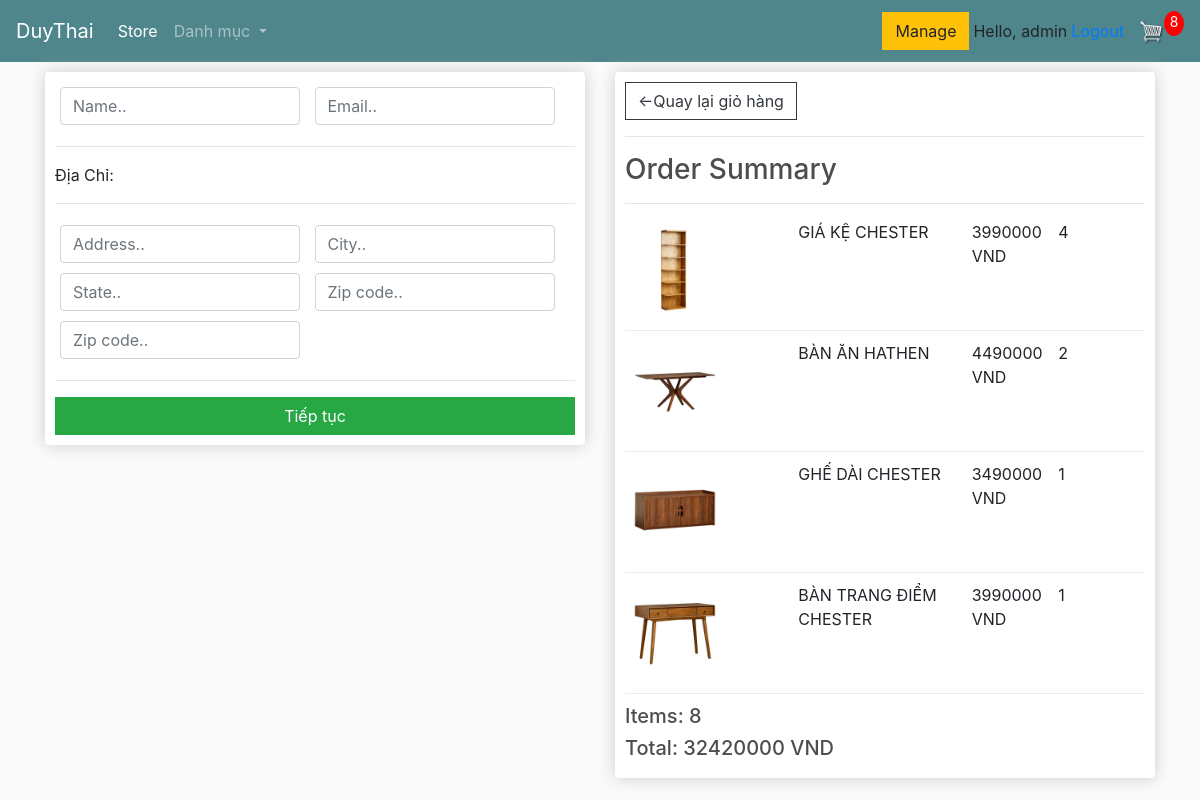
Screenshot of /checkout/ (signed in) with the database file from the repository.
### order/models.py (models this page shows, shortened)
class OrderItem(models.Model):
    product = models.ForeignKey(Product, on_delete=models.SET_NULL,blank=True, null=True)
    order = models.ForeignKey(Order, on_delete=models.SET_NULL,blank=True, null=True)
    quantity = models.IntegerField(default=0, null=True, blank=True)
    date_add = models.DateTimeField(auto_now_add=True)
    @property
    def get_total(self):
        total = self.product.price * self.quantity
        return total

class Order(models.Model):
    customer = models.ForeignKey(Customer, on_delete=models.SET_NULL, blank=True, null=True)
    date_ordered = models.DateTimeField(auto_now_add=True)
    complete = models.BooleanField(default=True, null=True, blank=False)
    transaction_id = models.CharField(max_length=100, null=True)
    @property
    def get_cart_total(self):
        orderitems = self.orderitem_set.all()
        total = sum([item.get_total for item in orderitems])
        return total
    @property
    def get_cart_items(self):
        orderitems = self.orderitem_set.all()
        total = sum([item.quantity for item in orderitems])
        return total
    @property
    def shipping(self):
        shipping = False
        orderitems = self.orderitem_set.all()
        for i in orderitems:
            if i.product.digital == False:
                shipping = True
        return shipping

### store/models.py (models this page shows, shortened)
class Product(models.Model):
    title = models.CharField(default='',max_length=255)
    price  = models.IntegerField(default=0)
    description = models.TextField(default='')
    digital = models.BooleanField(default=False, null=True, blank=False)
    active = models.BooleanField(default=True)
    category = models.ForeignKey(Category, on_delete=models.CASCADE)
    image = models.ImageField(null=True, blank=True)
    @property
    def imageURL(self):
        try:
            url = self.image.url
        except:
            url = ''
        return url

### checkout/views.py (the view)
# urls.py: path('checkout/',include('checkout.urls')),
def checkout(request):
    if request.user.is_authenticated:
        customer = request.user.customer
        order, created = Order.objects.get_or_create(customer=customer, complete=False)
        items = order.orderitem_set.all()
        cartItems = order.get_cart_items
    else:
        items = []
        order = {'get_cart_total': 0, 'get_cart_items': 0, 'shipping': False}
        cartItems = order['get_cart_items']
    context = {'items': items, 'order': order, 'cartItems':cartItems}
    return render(request, 'checkout/checkout.html', context)

### checkout/templates/checkout/checkout.html (shortened to what this page needs)
{% extends 'store/main.html' %}
{% load static %}
{% block content %}
    <div class="row">
        <div class="col-lg-6">
            <div class="box-element">
                <form id="form">
                    <div class="user-info">
                        <div class="form-field">
							<input required class="form-control" type="text" name="name" placeholder="Name..">
						</div>
						<div class="form-field">
							<input required class="form-control" type="email" name="email" placeholder="Email..">
						</div>
                    </div>
                    <div class="shipping-info">
                        <hr>
						<p>Địa Chỉ:</p>
						<hr>
						<div class="form-field">
							<input class="form-control" type="text" name="address" placeholder="Address..">
						</div>
						<div class="form-field">
							<input class="form-control" type="text" name="city" placeholder="City..">
						</div>
						<div class="form-field">
							<input class="form-control" type="text" name="state" placeholder="State..">
						</div>
						<div class="form-field">
							<input class="form-control" type="text" name="zipcode" placeholder="Zip code..">
						</div>
						<div class="form-field">
							<input class="form-control" type="text" name="country" placeholder="Zip code..">
						</div>
                    </div>
                    <hr>
                    <input id="form-button" class="btn btn-success btn-block" type="submit" value="Tiếp tục">
                </form>
            </div>
            <br>
        </div>
        <div class="col-lg-6">
            <div class="box-element">
                <a class="btn btn-outline-dark" href="{% url 'cart:cart' %}">&#x2190;Quay lại giỏ hàng</a>
                <hr>
                <h3>Order Summary</h3>
                <hr>
                {% for item in items %}
                <div class="cart-row">
					<div style="flex:2"><img class="row-image" src="{{ item.product.imageURL }}"></div>
					<div style="flex:2"><p>{{ item.product.title }}</p></div>
					<div style="flex:1"><p>{{ item.product.price }} VND</p></div>
					<div style="flex:1"><p>{{ item.quantity }}</p></div>
                </div>
                {% endfor %}
                <h5>Items: {{ order.get_cart_items }}</h5>
                <h5>Total: {{ order.get_cart_total }} VND</h5>
            </div>
        </div>
    </div>
{% endblock content %}

### store/templates/store/main.html (shortened to what this page needs)
{% load static %}
<!DOCTYPE html>
<html lang="en">
<head>
    <link rel="stylesheet" href="https://cdn.jsdelivr.net/npm/bootstrap@4.5.3/dist/css/bootstrap.min.css">
    <link rel="stylesheet" type="text/css" href="{% static 'css/main.css' %}" >
</head>
<body>
    <nav class="navbar navbar-expand-lg navbar-dark bg-dark">
        <a class="navbar-brand" href="{% url 'store' %}">DuyThai</a>
        <div class="collapse navbar-collapse" id="navbarSupportedContent">
          <ul class="navbar-nav mr-auto">
            <li class="nav-item active">
              <a class="nav-link" href="{% url 'store' %}">Store <span class="sr-only">(current)</span></a>
            </li>
          <li class="nav-item dropdown">
            <a class="nav-link dropdown-toggle" href="#" id="navbarDropdown" role="button" data-toggle="dropdown" aria-haspopup="true" aria-expanded="false">
                Danh mục
            </a>
          </li>
          </ul>
            <div class="form-inline my-2 my-lg-1">
                {% if user.is_authenticated %}
                    <a href=" {% url 'manage' %}"class="btn btn-warning">Manage</a>
                {% endif %}
            </div>
          <div class="form-inline my-2 my-lg-0">
                <span class="hello-msg mr-1 ml-1">Hello, {{request.user}}</span>
                <span class="hello-msg"><a href="{% url 'logout' %}">Logout</a></span>
                <a href="{% url 'cart:cart' %}">
                    <img  id="cart-icon" src="{% static 'store/images/../../../static/images/cart.png' %}"  >
                </a>
                <p id="cart-total">{{ cartItems }}</p>
            </div>
        </div>
    </nav>
    <div class="container">
        {% block content %}
        {% endblock content %}
    </div>
</body>
</html>

### static/css/main.css (style rules this page uses)
body { background-color: hsl(0, 0%, 98%); }
h1,h2,h3,h4,h5,h6 { color:hsl(0, 0%, 30%); }
.box-element { box-shadow:hsl(0, 0%, 80%) 0 0 16px; background-color: #fff; border-radius: 4px; padding: 10px; }
.bg-dark { background-color: #4f868c!important; }
#cart-icon { width:25px; display: inline-block; margin-left: 15px; }
#cart-total { display: block; text-align: center; color:#fff; background-color: red; width: 20px; height: 25px; border-radius: 50%; font-size: 14px; }
.col-lg-4, .col-lg-6, .col-lg-8, .col-lg-12 { margin-top: 10px; }
.btn { border-radius: 0; }
.row-image { width: 100px; }
.form-field { width:250px; display: inline-block; padding: 5px; }
.cart-row { display: flex; align-items: flex-stretch; padding-bottom: 10px; margin-bottom: 10px; border-bottom: 1px solid #ececec; }

### rows the page displays
OrderItem: product.imageURL (picture), product "GIÁ KỆ CHESTER", product.price "3990000", quantity "4"
OrderItem: product.imageURL (picture), product "BÀN ĂN HATHEN", product.price "4490000", quantity "2"
OrderItem: product.imageURL (picture), product "GHẾ DÀI CHESTER", product.price "3490000", quantity "1"
OrderItem: product.imageURL (picture), product "BÀN TRANG ĐIỂM CHESTER", product.price "3990000", quantity "1"
Order: get_cart_items "8", get_cart_total "32420000"

### other values shown
{{ request.user }} "admin"
{{ cartItems }} "8"
